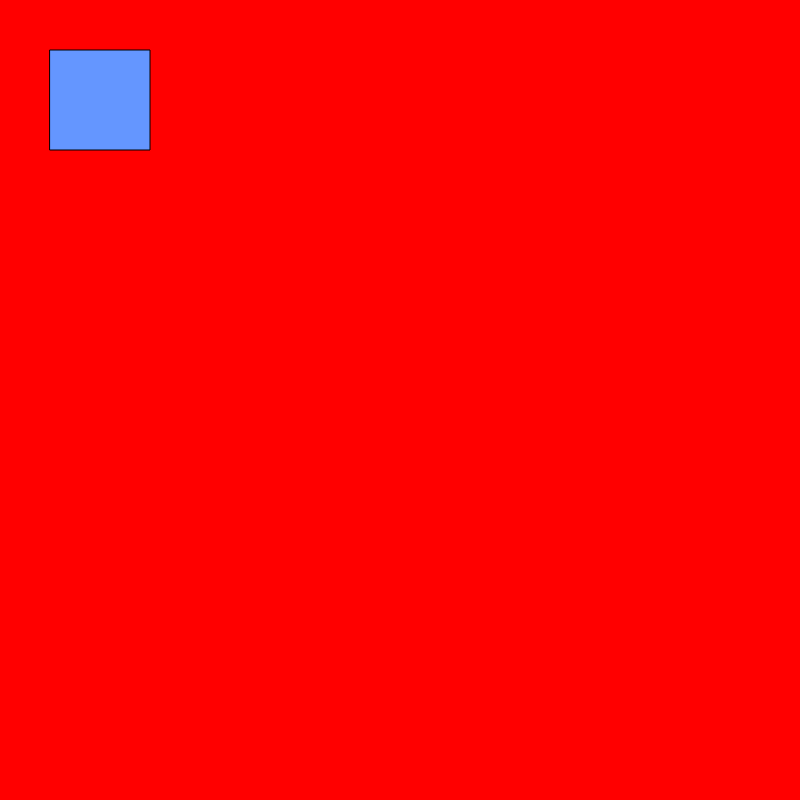
Frame 1 (no input)
Frame 60 (no input): identical to frame 1, image omitted
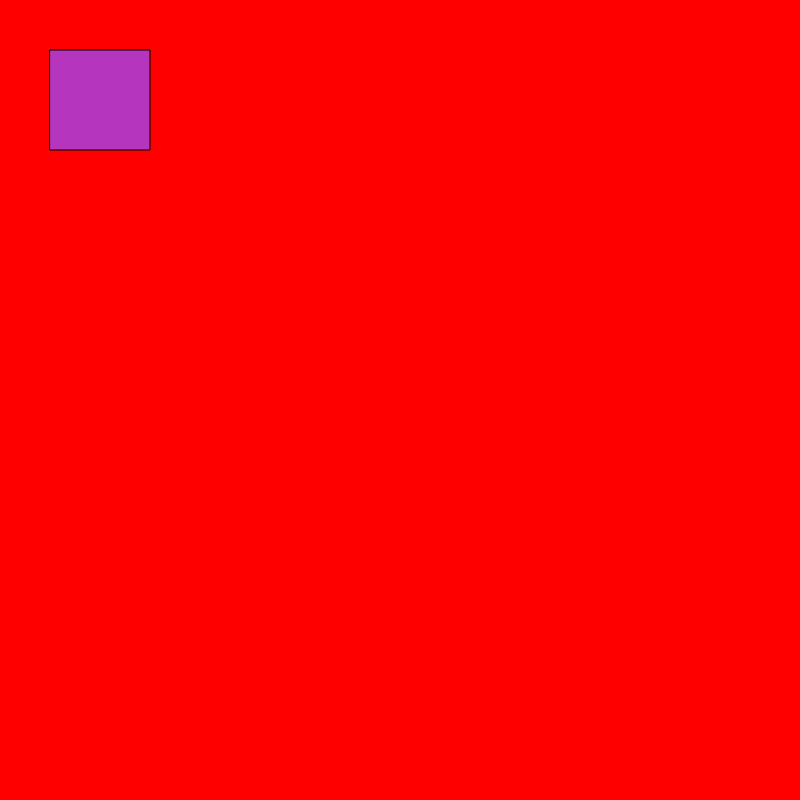
Frame 120 (the mouse pressed at the canvas centre since frame 60)

The p5.js sketch that drew these frames (run headless with seeded random() and noise() and a simulated clock; from frame 60 on, the mouse is pressed at the canvas centre):

// p5.js sketch
// ── sketch.js
let squareColor;

function setup() {
 // put setup code here
  createCanvas(800, 800);

  squareColor = color(100, 150, 255);
}

function draw() {
  // put drawing code here
  background('red');
  rectMode(CENTER);
  fill(squareColor);
  rect(100,100,100,100);
}
function mousePressed() {
  squareColor = color(random(255), random(255), random(255));

}
